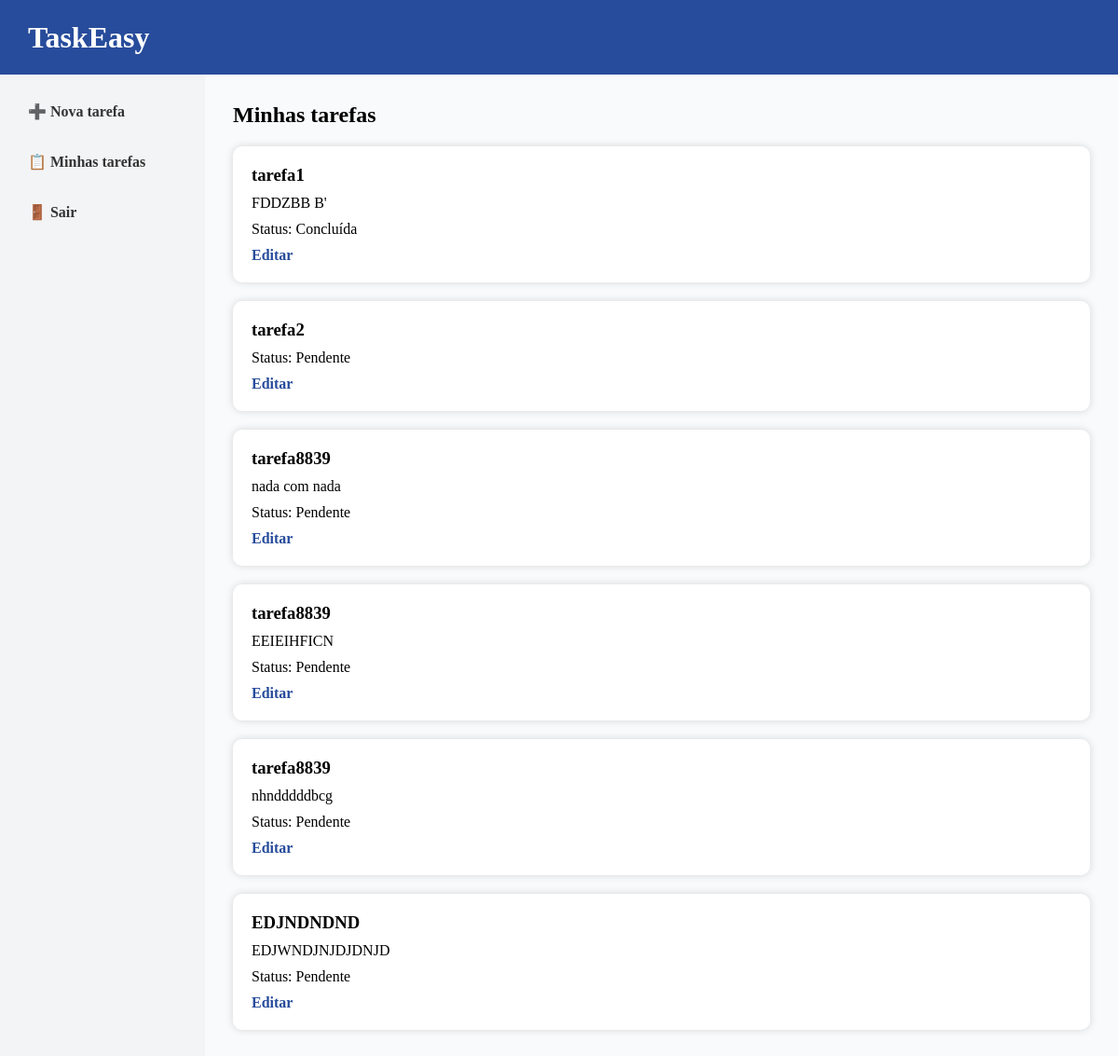
Page /tasks/ (signed in) on the committed database.
### tasks/models.py (models this page shows, shortened)
class Task(models.Model):
    usuario = models.ForeignKey(User, on_delete = models.CASCADE)
    titulo = models.CharField(max_length = 100)
    descricao = models.TextField(blank = True)
    concluido = models.BooleanField(default = False)
    data_criacao = models.DateTimeField(auto_now_add = True)

### tasks/views.py (the view)
# urls.py: path('', views.task_list, name='task_list'),
def task_list(request):
    tarefas = Task.objects.filter(usuario=request.user)
    return render(request, 'tasks/task_list.html', {'tarefas': tarefas})

### tasks/templates/tasks/task_list.html (shortened to what this page needs)
{% load static %}
<!DOCTYPE html>
<html lang="pt-br">
<head>
    <link rel="stylesheet" href="{% static 'tasks/tasks.css' %}">
</head>
<body>
    <header>
        <h1>TaskEasy</h1>
    </header>
    <main>
        <aside>
            <a href="{% url 'task_create' %}">➕ Nova tarefa</a>
            <a href="{% url 'task_list' %}">📋 Minhas tarefas</a>
            <a href="{% url 'login' %}">🚪 Sair</a>
        </aside>
        <section>
            <h2>Minhas tarefas</h2>
            {% if tarefas %}
                {% for tarefa in tarefas %}
                <div class="card">
                    <h3>{{ tarefa.titulo }}</h3>
                    <p>{{ tarefa.descricao }}</p>
                    <p>Status:
                        {% if tarefa.concluido %}
                            Concluída
                        {% else %}
                            Pendente
                        {% endif %}
                    </p>
                    <a href="{% url 'task_edit'  tarefa.id %}">Editar</a>
                </div>
                {% endfor %}
            {% endif %}
        </section>
    </main>
</body>
</html>

### tasks/static/tasks/tasks.css (style rules this page uses)
* { margin:0; padding:0; box-sizing:border-box; }
body { background:#f9fafb; }
header { height:80px; background:#274c9b; color:white; display:flex; align-items:center; padding:0 30px; }
main { display:flex; min-height:calc(100vh - 80px); }
aside { width:220px; background:#F3F4F6; display:flex; flex-direction:column; padding:20px; gap:15px; }
aside a { text-decoration:none; color:#333; font-weight:bold; padding:10px; border-radius:8px; }
section { flex:1; padding:30px; }
section h2 { margin-bottom:20px; }
.card { background:white; padding:20px; border-radius:10px; margin-bottom:20px; box-shadow:0 0 8px rgba(0,0,0,.15); }
.card h3 { margin-bottom:10px; }
.card p { margin-bottom:10px; }
.card a { text-decoration:none; color:#274c9b; font-weight:bold; }

### rows in the picture
Task: titulo "tarefa1", descricao "FDDZBB B'", concluido "Concluída"
Task: titulo "tarefa2", concluido "Pendente"
Task: titulo "tarefa8839", descricao "nada com nada", concluido "Pendente"
Task: titulo "tarefa8839", descricao "EEIEIHFICN", concluido "Pendente"
Task: titulo "tarefa8839", descricao "nhndddddbcg", concluido "Pendente"
Task: titulo "EDJNDNDND", descricao "EDJWNDJNJDJDNJD", concluido "Pendente"
